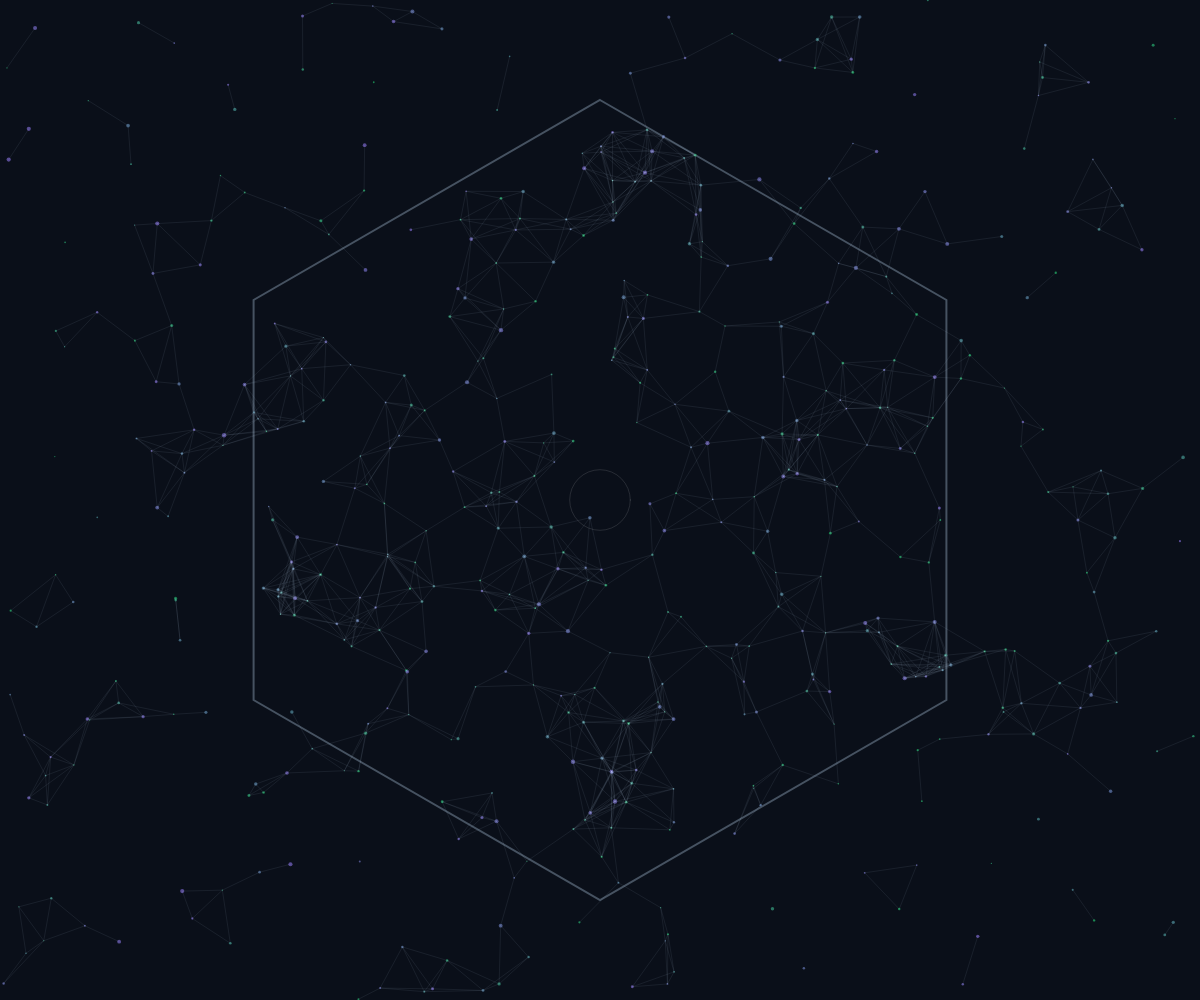
Frame 1 (no input)
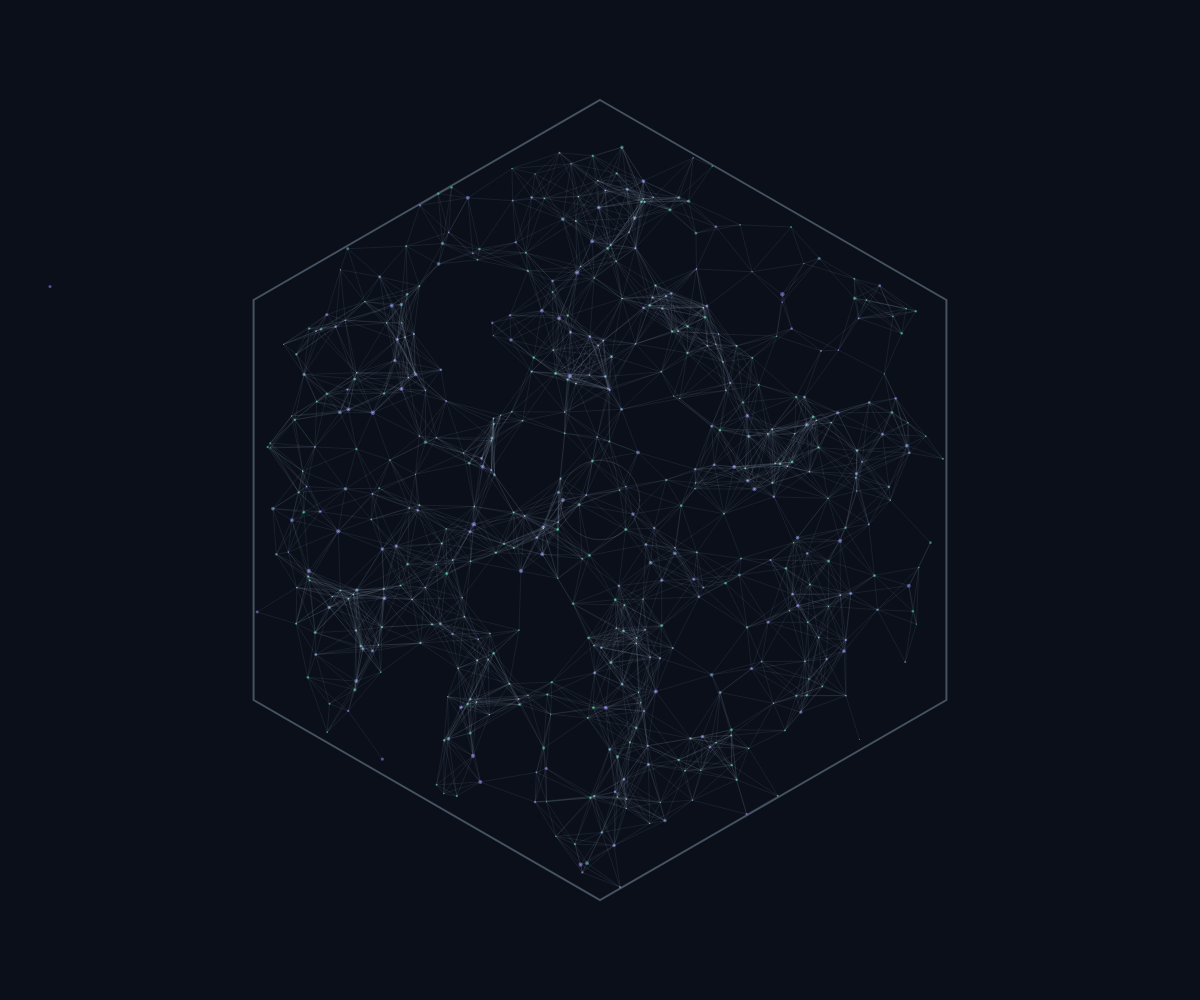
Frame 60 (no input)
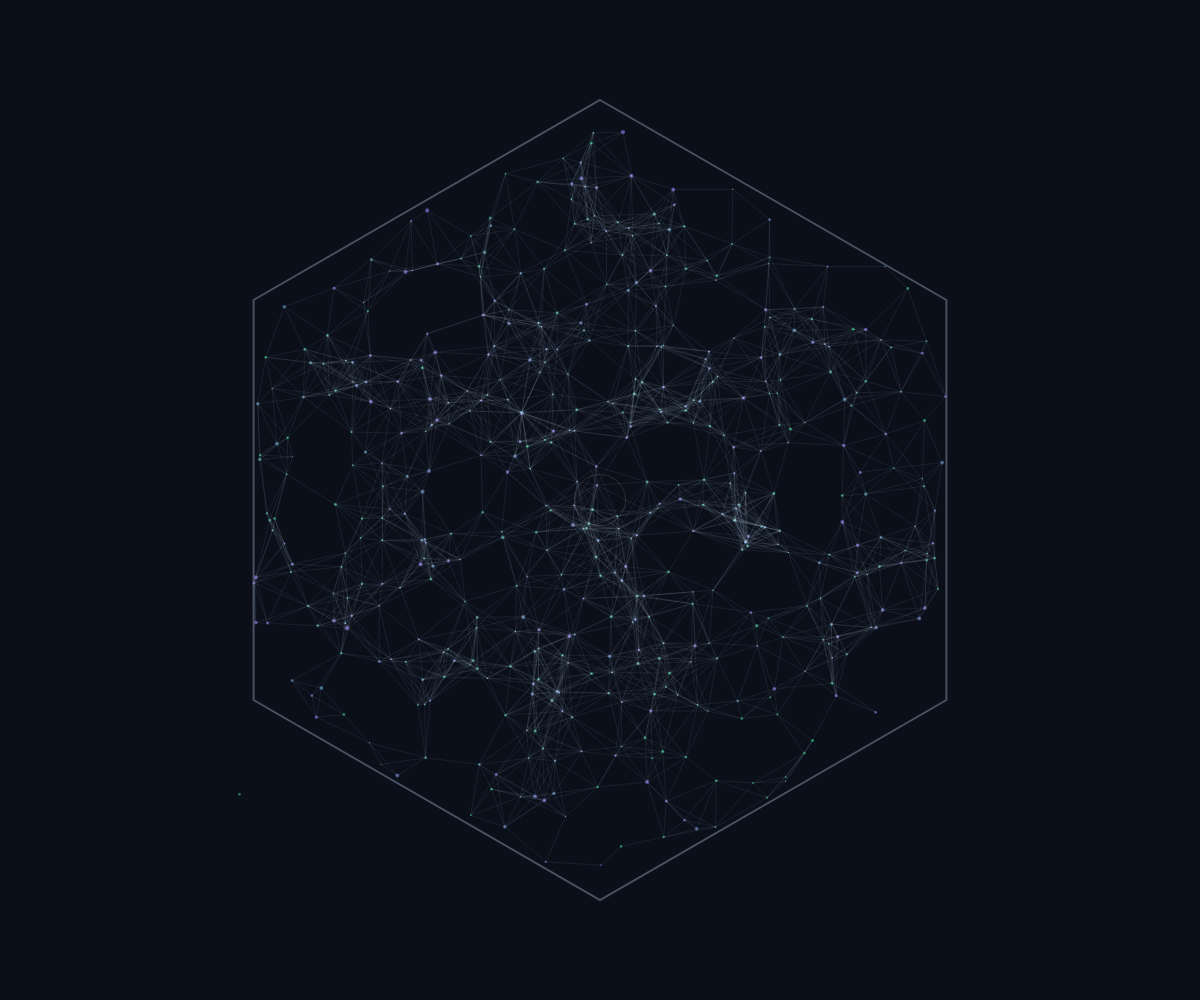
Frame 120 (the mouse pressed at the canvas centre since frame 60)

The p5.js sketch that drew these frames (run headless with seeded random() and noise() and a simulated clock; from frame 60 on, the mouse is pressed at the canvas centre):

// p5.js sketch
// ── sketch.js
let hexagonPoints = [];
let particles = [];
let time = 0;

function setup() {
  createCanvas(windowWidth, windowHeight);
  // Create hexagon points
  let radius = min(width, height) * 0.4;
  for (let i = 0; i < 6; i++) {
    let angle = TWO_PI * i / 6 - PI/2;
    hexagonPoints.push(createVector(
      width/2 + cos(angle) * radius,
      height/2 + sin(angle) * radius
    ));
  }
  // Initialize particles
  for (let i = 0; i < 500; i++) {
    particles.push({
      pos: createVector(random(width), random(height)),
      vel: p5.Vector.random2D().mult(random(0.5, 2)),
      size: random(1, 3),
      color: color(random(50, 200), random(100, 255), random(150, 255), 180)
    });
  }
}

function draw() {
  background(10, 15, 25);
  
  time += 0.01;
  
  // Draw hexagon boundary
  push();
  stroke(200, 230, 255, 80);
  strokeWeight(2);
  noFill();
  beginShape();
  for (let p of hexagonPoints) {
    vertex(p.x, p.y);
  }
  endShape(CLOSE);
  pop();
  
  // Update and draw particles
  for (let i = 0; i < particles.length; i++) {
    let p = particles[i];
    
    // Apply velocity
    p.pos.add(p.vel);
    
    // Boundary check - wrap around hexagon
    if (!isInsideHexagon(p.pos)) {
      p.pos.x = random(width);
      p.pos.y = random(height);
    }
    
    // Particle interaction - pulsing effect
    let pulse = sin(time * 2 + i * 0.1) * 0.5 + 0.5;
    let size = p.size * (1 + pulse * 0.5);
    
    // Color transition from emerald to amethyst
    let r = map(pulse, 0, 1, 30, 120);
    let g = map(pulse, 0, 1, 180, 100);
    let b = map(pulse, 0, 1, 100, 200);
    p.color = color(r, g, b, 180);
    
    // Draw particle
    push();
    fill(p.color);
    noStroke();
    ellipse(p.pos.x, p.pos.y, size);
    pop();
  }
  
  // Draw connecting lines between nearby particles
  let maxDist = 60;
  beginShape(LINES);
  stroke(200, 230, 255, 40);
  strokeWeight(0.5);
  for (let i = 0; i < particles.length; i++) {
    for (let j = i + 1; j < particles.length; j++) {
      let d = dist(particles[i].pos.x, particles[i].pos.y,
                  particles[j].pos.x, particles[j].pos.y);
      if (d < maxDist) {
        vertex(particles[i].pos.x, particles[i].pos.y);
        vertex(particles[j].pos.x, particles[j].pos.y);
      }
    }
  }
  endShape();
  
  // Add central pulsing effect
  let pulseRadius = 30 + sin(time * 3) * 10;
  push();
  noFill();
  stroke(255, 255, 255, 30);
  strokeWeight(1);
  ellipse(width/2, height/2, pulseRadius * 2);
  pop();
}

function isInsideHexagon(point) {
  let x = point.x;
  let y = point.y;
  
  // Use ray casting algorithm
  let inside = false;
  for (let i = 0, j = hexagonPoints.length - 1; i < hexagonPoints.length; j = i++) {
    let xi = hexagonPoints[i].x;
    let yi = hexagonPoints[i].y;
    let xj = hexagonPoints[j].x;
    let yj = hexagonPoints[j].y;
    
    let intersect = ((yi > y) !== (yj > y)) && (x < (xj - xi) * (y - yi) / (yj - yi) + xi);
    if (intersect) inside = !inside;
  }
  
  return inside;
}

function windowResized() {
  resizeCanvas(windowWidth, windowHeight);
}
